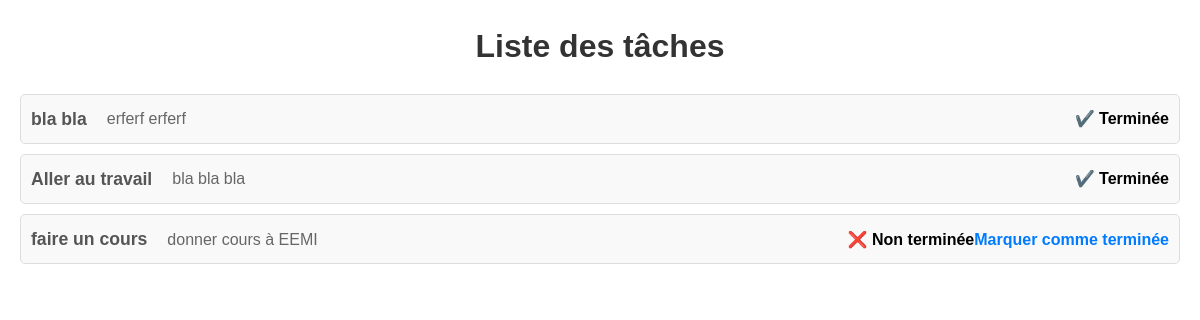
The app's page /, older data.
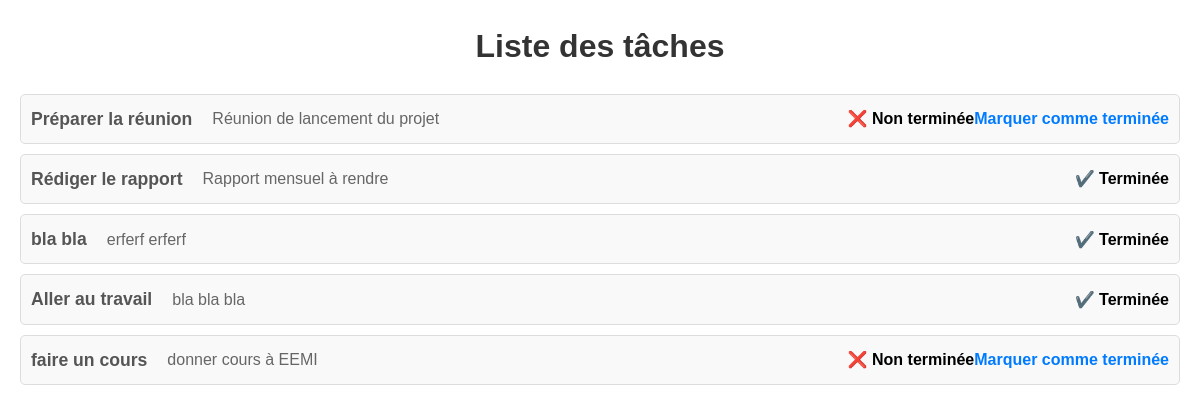
The same page, newer data.
### todo/models.py (models this page shows, shortened)
class Task(models.Model):
    title = models.CharField(max_length=200)
    description = models.TextField(blank=True)
    created_at = models.DateTimeField(auto_now_add=True)
    due_date = models.DateTimeField(null=True, blank=True)
    is_completed = models.BooleanField(default=False)
    user = models.ForeignKey(User, on_delete=models.CASCADE, null=True, blank=True)  # Relation un-à-plusieurs
    projects = models.ManyToManyField(Project, related_name='tasks', null=True, blank=True)  # Relation plusieurs-à-plusieurs
    priority = models.OneToOneField(Priority, on_delete=models.SET_NULL, null=True, blank=True)  # Relation un-à-un

### todo/views.py (the view)
# urls.py: path('', views.task_list, name='task_list'),
def task_list(request):
    tasks = Task.objects.all().order_by('-created_at')
    return render(request, 'todo/task_list.html', {'tasks': tasks})

### todo/templates/todo/task_list.html (shortened to what this page needs)
<!DOCTYPE html>
<html lang="fr">
<head>
    {% load static %}
    <link rel="stylesheet" href="{% static 'styles.css' %}">
</head>
<body>
    <h1>Liste des tâches</h1>
    <ul>
        {% for task in tasks %}
            <li>
                <strong>{{ task.title }}</strong>
                <p>{{ task.description }}</p>
                {% if task.is_completed %}
                    <span>✔️ Terminée</span>
                {% else %}
                    <span>❌ Non terminée</span>
                    <a href="{% url 'mark_as_completed' task.id %}">Marquer comme terminée</a>
                {% endif %}
            </li>
        {% endfor %}
    </ul>
</body>
</html>

### todo/static/styles.css (style rules this page uses)
body { font-family: Arial, sans-serif; margin: 20px; line-height: 1.6; }
h1 { text-align: center; color: #333; }
ul { list-style-type: none; padding: 0; }
li { display: flex; justify-content: space-between; align-items: center; border: 1px solid #ddd; padding: 10px; margin-bottom: 10px; border-radius: 5px; background-color: #f9f9f9; }
li strong { margin-right: 10px; font-size: 1.1em; color: #555; }
li p { flex-grow: 1; margin: 0 10px; color: #666; }
li span { font-weight: bold; }
li a { text-decoration: none; color: #007bff; font-weight: bold; }

Row changes from the older to the newer data that the page shows:
added Task: title "Préparer la réunion", description "Réunion de lancement du projet", is_completed "❌ Non terminée"
added Task: title "Rédiger le rapport", description "Rapport mensuel à rendre", is_completed "✔️ Terminée"
